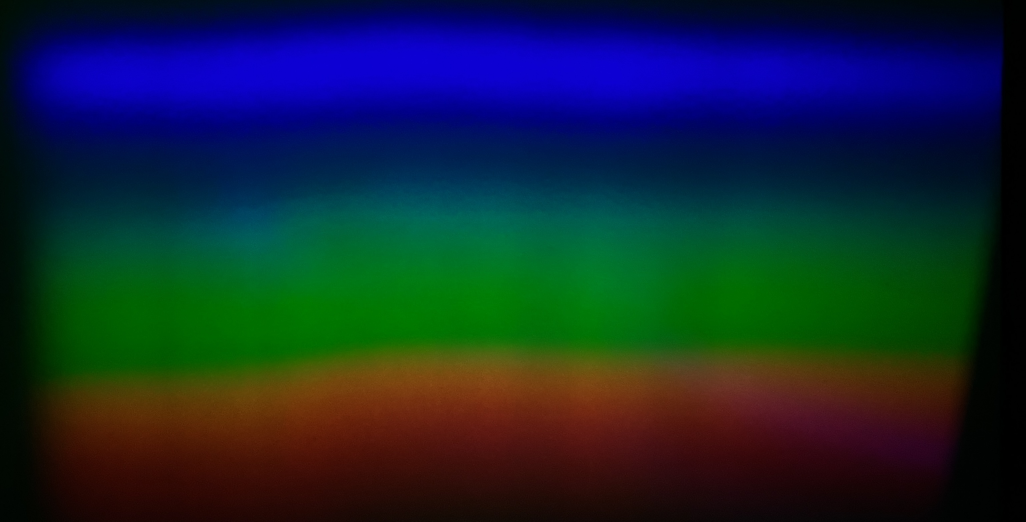
#> input picture IMG_6388.JPG, 3077 x 1565 px (shown at 1/3 size)
$ python spectra.py
#> lines starting #> are read from the running program, lines starting #| are printed output that depends on the picture
import cv2
import matplotlib.pyplot as plt
import numpy as np

'''
There are several assumptions made in this code:
1. The spectrum distribution is [400, 700] nm, which is the visible light range.
2. The pixel is linearly correlated with wavelength, which may not be the case.
'''

img_rgb = cv2.imread('IMG_6388.JPG')
#> img_rgb is the input picture: shape (1565, 3077, 3); mean B, G, R 51.9, 38.9, 20.6

h, w = img_rgb.shape[:2]
#> h = 1565; w = 3077

# Right now it just takes column in the middle
col = w // 2
#> col = 1538
vertical_slice = img_rgb[:, col:col+1, :]
#> vertical_slice = 1565 rows, first 8: [46, 10, 0], [47, 11, 1], [49, 10, 1], [49, 10, 1], [51, 10, 1], [51, 10, 1], [53, 10, 1], [54, 11, 2]

hsv_img = cv2.cvtColor(vertical_slice, cv2.COLOR_BGR2HSV)
#> hsv_img = 1565 rows, first 8: [113, 255, 46], [113, 250, 47], [114, 250, 49], [114, 250, 49], [115, 250, 51], [115, 250, 51], [115, 250, 53], [115, 246, 54]
h, s, v = cv2.split(hsv_img)
#> h = 1565 values, max 122 at index 122, min 0 at index 1334, mean 67.24; s = 1565 values, max 255 at index 0, min 166 at index 1536, mean 237.2; v = 1565 values, max 211 at index 182, min 17 at index 1562, mean 108.8

# Hue to wavelength convertion
hue_deg = h.astype(float) * 2 # OpenCV hue is in [0, 179], so we multiply by 2 to get degrees in [0, 360]
#> hue_deg = 1565 values, max 244 at index 122, min 0 at index 1334, mean 134.5
hue_deg[hue_deg > 270] = np.nan # so there are some outliers formed in this range, since purple is not monochromatic
# Therefore I decided to discard it
wavelength = 700 - (hue_deg / 360) * (700 - 400)
#> wavelength = 1565 values, max 700 at index 1334, min 496.7 at index 122, mean 587.9

'''
# index to value (intensity) plot
plt.figure(figsize=(12, 6))
# plt.plot(wavelength.flatten(), s.flatten(), 'o', markersize=2)
# plt.plot(wavelength.flatten(), v.flatten(), 'o', markersize=2)
idx = np.arange(v.size)
plt.plot(idx, v.flatten(), 'o', markersize=2)
plt.show()

# index to wavelength plot
plt.figure(figsize=(12, 6))
plt.plot(idx, wavelength.flatten(), 'o', markersize=2)
plt.show()
'''

#  Linear fit
idx = np.arange(v.size)
#> idx = 1565 values from 0 to 1564
wl_flat = wavelength.flatten().astype(float)
#> wl_flat has the same summary as wavelength
v_flat = v.flatten().astype(float)
#> v_flat has the same summary as v
p50 = np.percentile(v_flat, 50)
#> p50 = 108
mask = (v_flat >= p50) & (~np.isnan(wl_flat))
idx_fit = idx[mask]
#> idx_fit = 793 values from 60 to 1248
wl_fit = wavelength.flatten()[mask]
#> wl_fit = 793 values, max 690 at index 786, min 496.7 at index 62, mean 568
a, b = np.polyfit(idx_fit, wl_fit, 1)
#> a = 0.166; b = 459.2
wl_linear_fit = a * idx + b
#> wl_linear_fit = 1565 values from 459.2 to 719.5

plt.figure(figsize=(12, 6))
plt.plot(idx, wavelength.flatten(), 'o', markersize=2, alpha=0.3, label='All points')
plt.plot(idx_fit, wl_fit, 'o', markersize=3, label='Points used for fit')
plt.plot(idx, wl_linear_fit, '-', linewidth=2, label='Linear Fit')
plt.xlabel("Pixel Index")
plt.ylabel("Wavelength (nm)")
plt.legend()
plt.show()
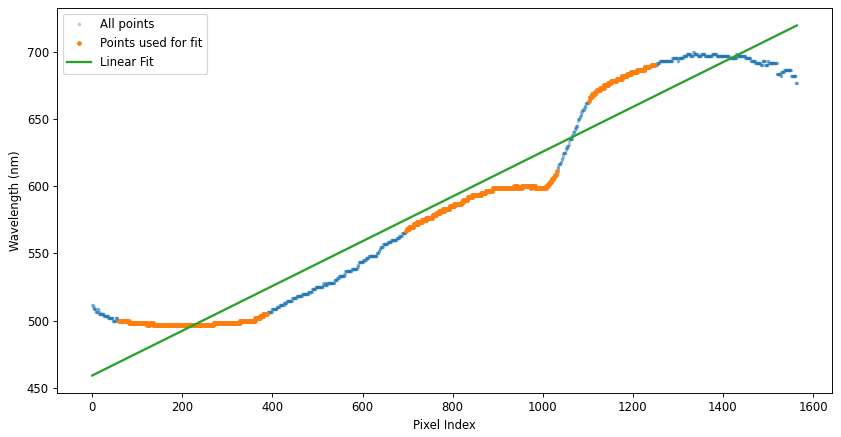
#> figure drawn by matplotlib, 1 panel; curve peaks at x = 1334, y = 700; curve peaks at x = 1242, y = 690; curve peaks at x = 1564, y = 719.5

plt.figure(figsize=(12, 6))
plt.plot(wl_linear_fit, v_flat, 'o', markersize=2, alpha=0.3)
plt.xlabel("Wavelength (nm)")
plt.ylabel("Value")
plt.show()
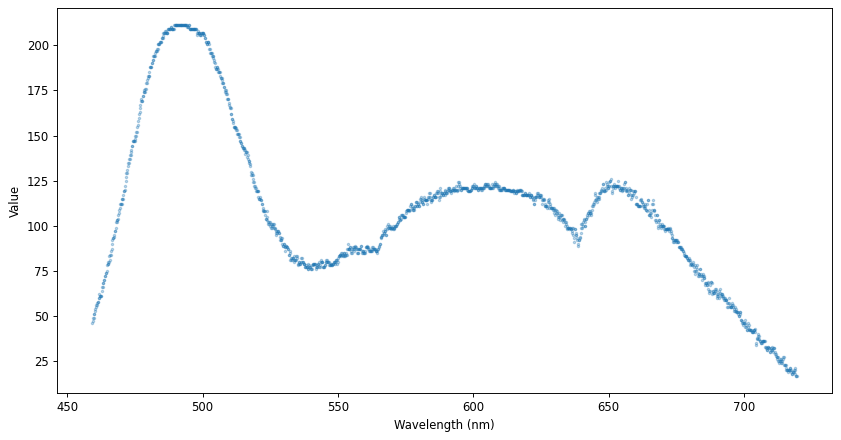
#> figure drawn by matplotlib, 1 panel; curve peaks at x = 489.5, y = 211
